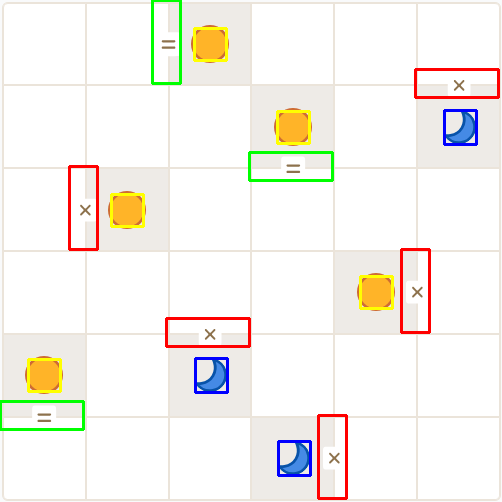
#> input picture detections.png, 502 x 502 px
$ python -i read_board.py   (imports and definitions only)
#> lines starting #> are read from the running program, lines starting #| are printed output that depends on the picture
import cv2
import numpy as np


def parse_puzzle(
    image_path,
    rows=6,
    cols=6,
    yellow_hsv_range=((20, 100, 100), (40, 255, 255)),
    blue_hsv_range=((90, 50, 50), (130, 255, 255)),
    circle_min_area=200,
    match_thresh=0.65,
    eq_tmpl_path="equals_template.png",
    x_tmpl_path="x_template.png",
    output_path="detections.png",
):
#> called with image_path = 'detections.png', rows = 6, cols = 6, yellow_hsv_range = ((20, 100, 100), (40, 255, 255)), blue_hsv_range = ((90, 50, 50), (130, 255, 255)), circle_min_area = 200, match_thresh = 0.65, eq_tmpl_path = 'equals_template.png'
    img = cv2.imread(image_path)
#> img is the input picture: shape (502, 502, 3); mean B, G, R 237.7, 243.3, 246.5
    if img is None:
        raise FileNotFoundError(f"Could not load '{image_path}'")
    H, W = img.shape[:2]
#> H = 502; W = 502
    cell_w, cell_h = W // cols, H // rows
#> cell_w = 83; cell_h = 83

    hsv_full = cv2.cvtColor(img, cv2.COLOR_BGR2HSV)
#> hsv_full: shape (502, 502, 3); mean H, S, V 7.1, 15.7, 250.6
    gray_full = cv2.cvtColor(img, cv2.COLOR_BGR2GRAY)
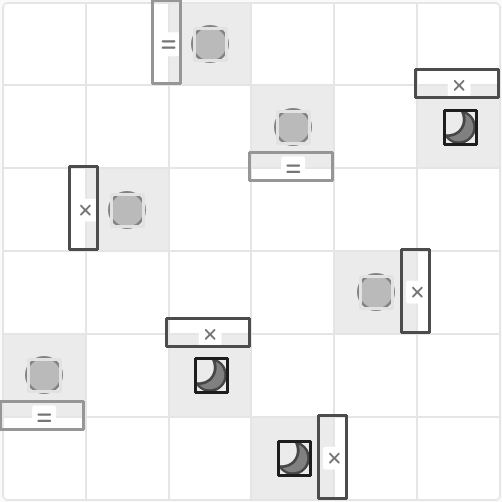
#> gray_full: shape (502, 502); min 29, max 255, mean 243.6
    edges_full = cv2.Canny(gray_full, 50, 150)
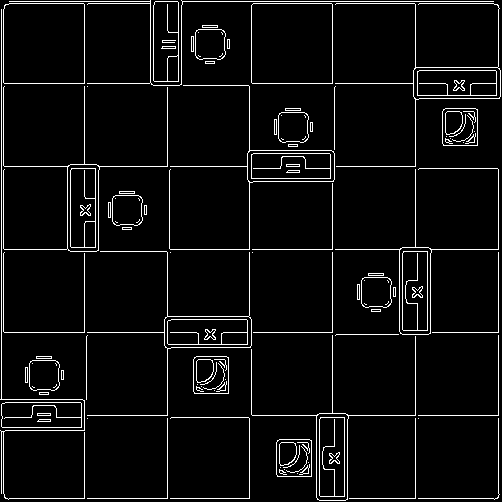
#> edges_full: shape (502, 502); 5.2% white in thin lines or dots

    yellow_lower = np.array(yellow_hsv_range[0])
    yellow_upper = np.array(yellow_hsv_range[1])
    blue_lower = np.array(blue_hsv_range[0])
    blue_upper = np.array(blue_hsv_range[1])

    initial = [[None for _ in range(cols)] for _ in range(rows)]
    constraints = {}
    symbol_boxes = []
    region_boxes = []

    eq_gray = cv2.imread(eq_tmpl_path, cv2.IMREAD_GRAYSCALE)
    x_gray = cv2.imread(x_tmpl_path, cv2.IMREAD_GRAYSCALE)
    eq_tmpl = cv2.Canny(eq_gray, 50, 150)
    x_tmpl = cv2.Canny(x_gray, 50, 150)
#> (the run stopped early here; a loop or call above may not have finished)

$ run again, on filled.png
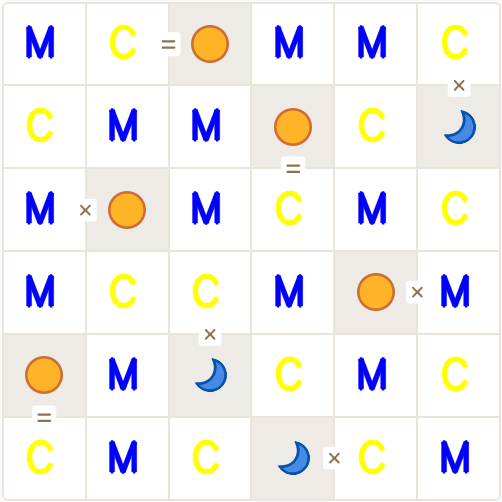
#> input picture filled.png, 502 x 502 px
#> in parse_puzzle, img is the input picture: shape (502, 502, 3); mean B, G, R 238.5, 238, 240.3
#> hsv_full: shape (502, 502, 3); mean H, S, V 12.3, 22.3, 250.2
#> in parse_puzzle, `gray_full = cv2.cvtColor(img, cv2.COLOR_BGR2GRAY)`:
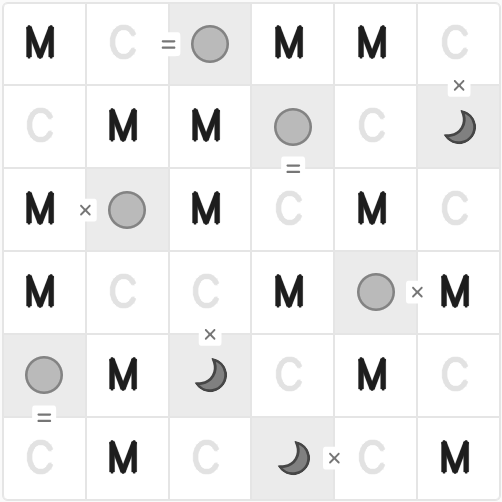
#> gray_full: shape (502, 502); min 29, max 255, mean 238.7
#> in parse_puzzle, `edges_full = cv2.Canny(gray_full, 50, 150)`:
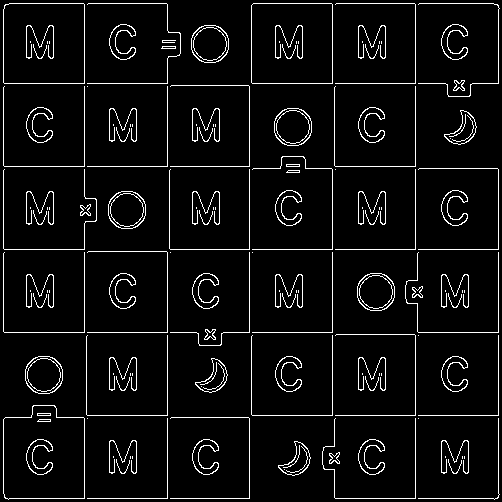
#> edges_full: shape (502, 502); 5.6% white in thin lines or dots

$ run again, on puzzle.png
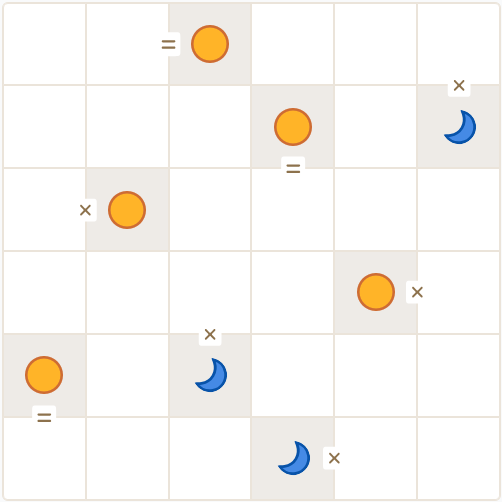
#> input picture puzzle.png, 502 x 502 px
#> in parse_puzzle, img is the input picture: shape (502, 502, 3); mean B, G, R 243.5, 246.9, 249.1
#> hsv_full: shape (502, 502, 3); mean H, S, V 6.3, 8.5, 250.2
#> in parse_puzzle, `gray_full = cv2.cvtColor(img, cv2.COLOR_BGR2GRAY)`:
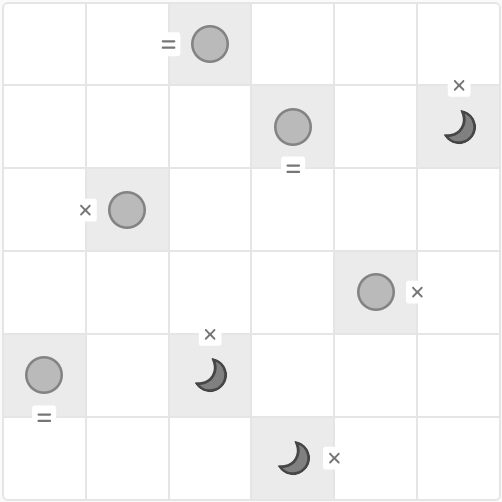
#> gray_full: shape (502, 502); min 70, max 255, mean 247.1
#> in parse_puzzle, `edges_full = cv2.Canny(gray_full, 50, 150)`:
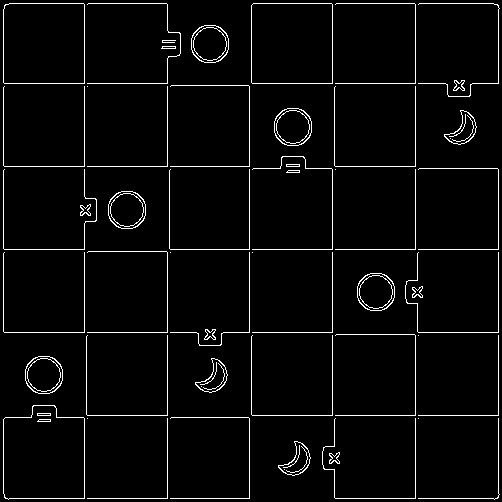
#> edges_full: shape (502, 502); 3.5% white in thin lines or dots
